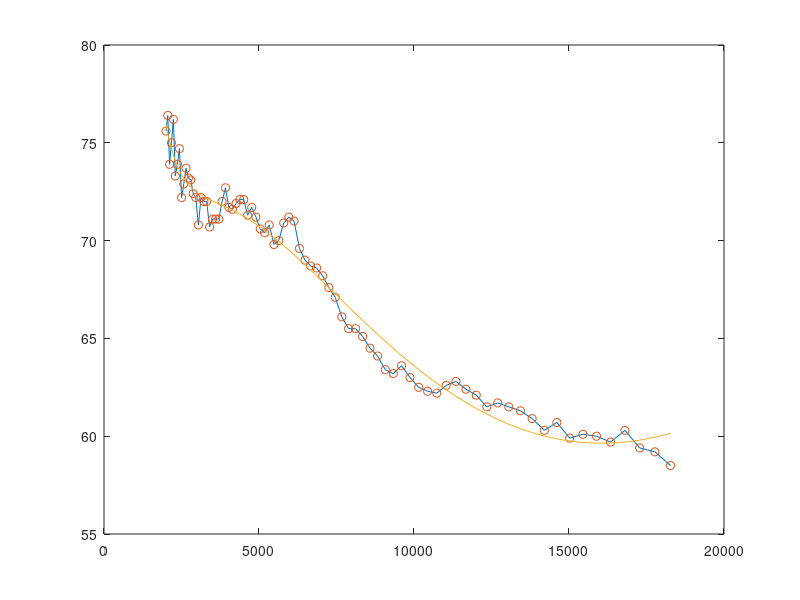
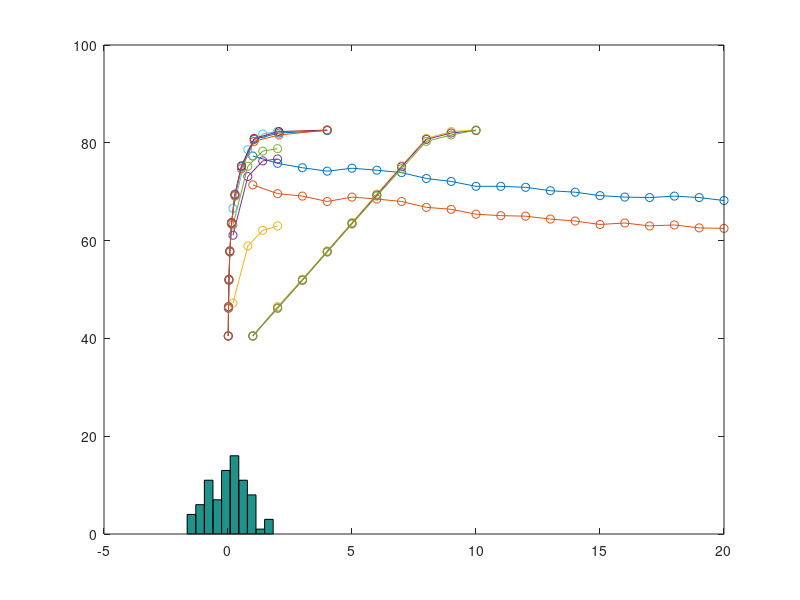

Recreate these plots in MATLAB, in order. (Note: this script raises an error after producing the figures.)
%%

longsweep_2_32_03 = [75.6,76.4,73.9,75.0,76.2,73.3,73.9,74.7,72.2,72.9,73.7,73.2,73.1,72.4,72.2,70.8,72.2, ...
                     72.0,72.0,70.7,71.1,71.1,71.1,72.0,72.7,71.7,71.6,71.9,72.1,72.1,71.3,71.7,71.2,70.6, ...
                     70.4,70.8,69.8,70.0,70.9,71.2,71.0,69.6,69.0,68.7,68.6,68.2,67.6,67.1,66.1,65.5,65.5, ...
                     65.1,64.5,64.1,63.4,63.2,63.6,63.0,62.5,62.3,62.2,62.6,62.8,62.4,62.1,61.5,61.7,61.5, ...
                     61.3,60.9,60.3,60.7,59.9,60.1,60.0,59.7,60.3,59.4,59.2,58.5,58.7,59.1,57.9,57.9,57.5, ...
                     57.1,58.0,56.2,55.6,54.9,54.8,56.0,54.0,53.0,54.2,50.0,54.2,49.4,48.6];
                 
n = 80
                 
longsweep_2_32_03 = longsweep_2_32_03(1:n);
frqs = logspace(log10(2000),log10(32000),100);
frqs = frqs(1:n);

plot(frqs,longsweep_2_32_03)


%% Fit Data

x1 = 1:n;
p = polyfit(x1,longsweep_2_32_03,4);
y1 = polyval(p,x1);
hold on 
plot(frqs,longsweep_2_32_03,'o')
plot(frqs,y1)
hold off

        
figure()
hist(longsweep_2_32_03-y1)

%%
levels_8kHz_sweep_03 = [77.3,75.8,74.9,74.2,74.8,74.4,73.9,72.7,72.1,71.1,71.1,70.9,70.2,69.9,69.2,68.9,68.8,69.1,68.8,68.2];
levels_8kHz_sweep_015 =[71.4,69.6,69.1,68.0,68.9,68.5,68.0,66.8,66.4,65.4,65.1,65.0,64.4,64.0,63.3,63.6,63.0,63.2,62.6,62.5];

hold on
plot(levels_8kHz_sweep_03,'o-')
plot(levels_8kHz_sweep_015,'o-')
%%
levels_8kHz_deltaLevel = [66.6,78.6,81.8,82.3];
levels_12kHz_deltaLevel = [63.2,75.2,78.3,78.8];
levels_16kHz_deltaLevel = [61.1,73.1,76.3,76.7];
levels_32kHz_deltaLevel = [47.2,58.9,62.1,63.0];
levels =[0.2, 0.8,1.4,2];


level_Mtx_deltaLevel = cat(1,levels_8kHz_deltaLevel, ...
                             levels_12kHz_deltaLevel, ...
                             levels_16kHz_deltaLevel, ...
                             levels_32kHz_deltaLevel);
                         
                         
level_Mtx_deltaLevel_norm = cat(1,levels_8kHz_deltaLevel./max(levels_8kHz_deltaLevel), ...
                             levels_12kHz_deltaLevel./max(levels_12kHz_deltaLevel), ...
                             levels_16kHz_deltaLevel./max(levels_16kHz_deltaLevel), ...
                             levels_32kHz_deltaLevel./max(levels_32kHz_deltaLevel));


plot(levels,flipud(level_Mtx_deltaLevel)','o-')
%set(gca, 'XScale', 'log')






%%
levels = logspace(log10(0.01),log10(4),10);


levels_8kHz_deltaLevel = [40.5,46.5,52.1,57.9,63.7,69.5,75.3,80.9,82.3,82.6];
levels_16kHz_deltaLevel = [35.1,40.8,46.5,52.3,58.1,63.9,69.7,75.3,76.6,77.1];
levels_32kHz_deltaLevel = [21.1,26.8,32.5,38.3,44.0,49.7,55.3,60.9,62.2,63.2];


level_Mtx_deltaLevel = cat(1,levels_8kHz_deltaLevel, ...
                             levels_16kHz_deltaLevel, ...
                             levels_32kHz_deltaLevel);

                         
hold on                        
plot(levels,level_Mtx_deltaLevel + repmat(level_Mtx_deltaLevel(1,1) - level_Mtx_deltaLevel(:,1),1,10),'o-')


%hold on
%plot(levels,levels_8kHz_deltaLevel,'o-')
%plot(levels,levels_16kHz_deltaLevel,'o-')
%plot(levels,levels_32kHz_deltaLevel,'o-')

%hold off


%So this implies that there is an exponential relationship between "gain
%factor" and level. Different frequencies will offset by different amounts
%so then I guess the equation should look something like. Ok this is
%beautiful. Now we know that exponential function + an offset. A



%% Analysis
%Fit exponential function to the data from different frequencies to fit
%gain parameter

gainData = level_Mtx_deltaLevel + repmat(level_Mtx_deltaLevel(1,1) - level_Mtx_deltaLevel(:,1),1,10);

x = reshape(repmat(levels,3,1),1,30)
y = reshape(gainData,1,30);

hold on                        
plot((level_Mtx_deltaLevel + repmat(level_Mtx_deltaLevel(1,1) - level_Mtx_deltaLevel(:,1),1,10))','o-')

f = fit(x',y','exp2');
plot(f,x,y);

%%
p2 = polyfit(x,y,6);
y1 = polyval(p2,x);
hold on 
plot(x,y,'o')
plot(x,y1)
hold off

%%


xx = linspace(min(levels),max(levels),40);
yy = spline(levels,gainData(1,:),xx);
hold on
plot(x(1:30),y(1:30),'o')
plot(xx,yy)

%%
figure()
hold on
plot(ones(4),levels_8kHz_deltaLevel/max(levels_8kHz_deltaLevel),'o')
plot(ones(4)*2,levels_12kHz_deltaLevel/max(levels_12kHz_deltaLevel),'o')
plot(ones(4)*3,levels_16kHz_deltaLevel/max(levels_16kHz_deltaLevel),'o')
plot(ones(4)*4,levels_32kHz_deltaLevel/max(levels_32kHz_deltaLevel),'o')

xlim([0,6])